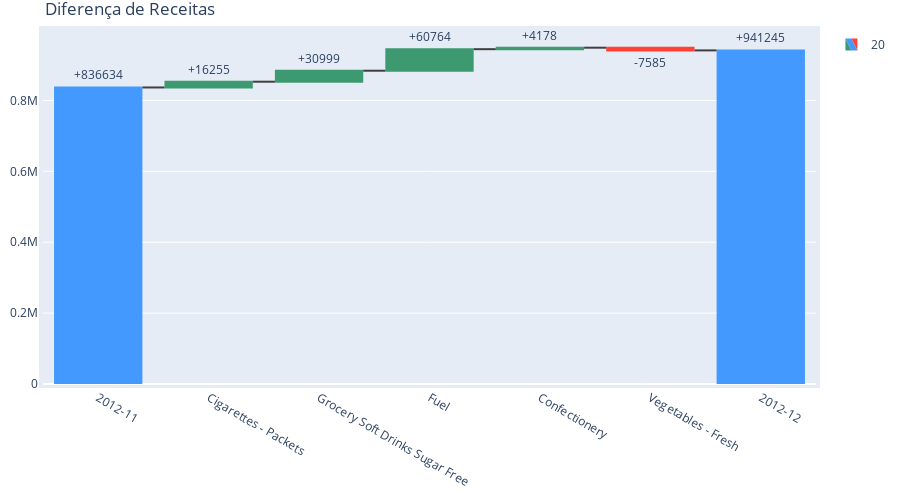

Notebook code cell kept with this figure:
### Code cell
fig = go.Figure(go.Waterfall(
    name = "20", orientation = "v",
    measure = ["absolute", "relative", "relative", "relative", "relative", "relative", "absolute"],
    x = colunas,
    textposition = "outside",
    text = [f'+{item}' if item > 0 else item for item in yy],
    y = yy,
    connector = {"line":{"color":"rgb(63, 63, 63)"}},
))

fig.update_layout(
    xaxis={'type': 'category'},
    height=500,
    margin=dict(l=10, r=20, t=30, b=30, pad=4),
    title = "Diferença de Receitas",
    showlegend = True
)

fig.show()

### Figure 1 — Plotly figure (JSON) as saved in the notebook; plotly's stock layout.template omitted (floating-point values rounded to 4 significant figures)
{"data": [{"connector": {"line": {"color": "rgb(63, 63, 63)"}}, "measure": ["absolute", "relative", "relative", "relative", "relative", "relative", "absolute"], "name": "20", "orientation": "v", "text": ["+836634", "+16255", "+30999", "+60764", "+4178", "-7585", "+941245"], "textposition": "outside", "type": "waterfall", "x": ["2012-11", "Cigarettes - Packets", "Grocery Soft Drinks Sugar Free", "Fuel", "Confectionery", "Vegetables - Fresh", "2012-12"], "y": [836634, 16255, 30999, 60764, 4178, -7585, 941245]}], "layout": {"height": 500, "margin": {"b": 30, "l": 10, "pad": 4, "r": 20, "t": 30}, "showlegend": true, "title": {"text": "Diferença de Receitas"}, "xaxis": {"type": "category"}}}
